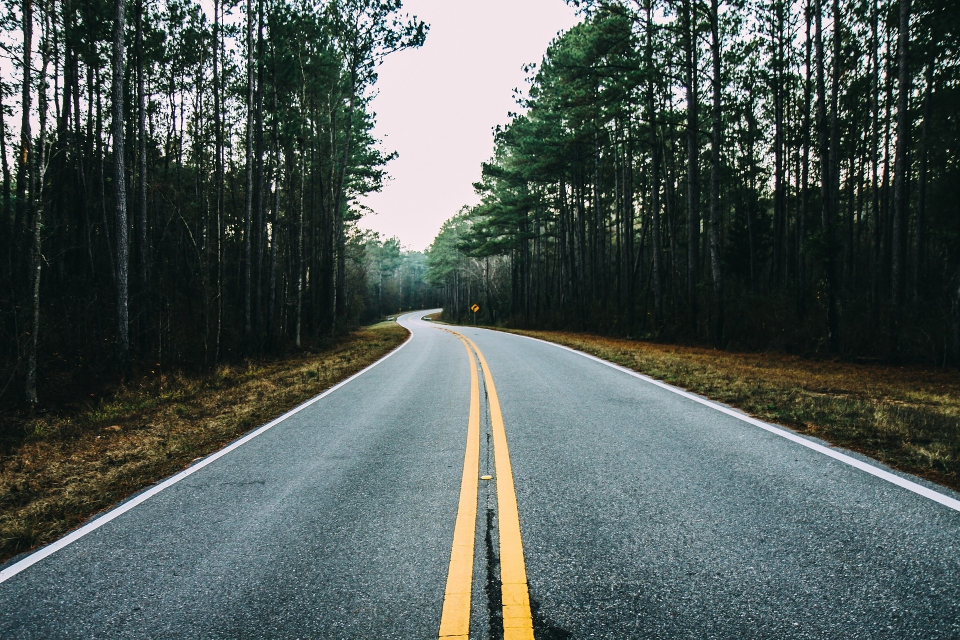
#> input picture hw18/images/img.jpg, 1920 x 1279 px (shown at 1/2 size)
$ python hw18.py   (older library calls are emulated)
#> lines starting #> are read from the running program, lines starting #| are printed output that depends on the picture
#!/usr/bin/env python3
#                Pillow lib
# Filter      Downscaling_quality     Upscaling_quality       Performance
# NEAREST                                                         *****
# BOX                 *                                           ****
# BILINEAR            *                       *                   ***
# HAMMING             **                                          ***
# BICUBIC             ***                     ***                 **
# LANCZOS/ANTIALIAS   ****                    ****                *

#  ANTIALIAS самый качественный, но и самый медленный из всех фильтров, но все равно для этой задачи выберу его.

import os
from PIL import Image


def resize_image(resize_in_percent):

#> called with resize_in_percent = 20
    img_obj = Image.open(os.getcwd() + '/images/img.jpg')
#> img_obj is the input picture: PIL image 1920x1279 RGB; mean R, G, B 80.5, 90.9, 87.4
    percent = 100 / resize_in_percent
    width = int(float(img_obj.size[0])/percent)
#> width = 384
    height = int(float(img_obj.size[1])/percent)
#> height = 255

    resized_img = img_obj.resize(
        (width, height), Image.ANTIALIAS)  #
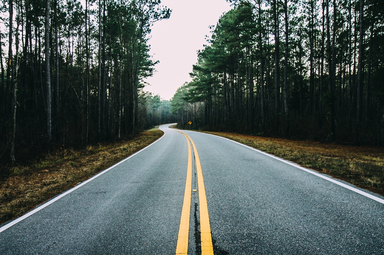
#> resized_img: PIL image 384x255 RGB; mean R, G, B 80.5, 90.9, 87.4
    resized_img.save(os.getcwd() + '/images/resized_img.jpg')


resize_image(20)
# Resize работает в обе стороны и можно увеличить изображение, но качество пострадает.
# resize_image(145)
